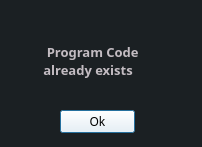
<?xml version="1.0" encoding="UTF-8"?>
<ui version="4.0">
 <class>dlgProgramError2</class>
 <widget class="QDialog" name="dlgProgramError2">
  <property name="geometry">
   <rect>
    <x>0</x>
    <y>0</y>
    <width>202</width>
    <height>147</height>
   </rect>
  </property>
  <property name="minimumSize">
   <size>
    <width>202</width>
    <height>147</height>
   </size>
  </property>
  <property name="maximumSize">
   <size>
    <width>202</width>
    <height>147</height>
   </size>
  </property>
  <property name="windowTitle">
   <string>Error</string>
  </property>
  <property name="styleSheet">
   <string notr="true">background: #1b2023;</string>
  </property>
  <widget class="QLabel" name="txtProgramError2">
   <property name="geometry">
    <rect>
     <x>40</x>
     <y>20</y>
     <width>131</width>
     <height>81</height>
    </rect>
   </property>
   <property name="font">
    <font>
     <family>JetBrains Mono</family>
     <pointsize>10</pointsize>
     <weight>75</weight>
     <bold>true</bold>
    </font>
   </property>
   <property name="styleSheet">
    <string notr="true">color: #c3bcc2;</string>
   </property>
   <property name="text">
    <string>  Program Code 
 already exists</string>
   </property>
  </widget>
  <widget class="QPushButton" name="btnDlgProgramError2">
   <property name="geometry">
    <rect>
     <x>60</x>
     <y>110</y>
     <width>75</width>
     <height>23</height>
    </rect>
   </property>
   <property name="font">
    <font>
     <family>JetBrains Mono</family>
     <pointsize>9</pointsize>
    </font>
   </property>
   <property name="styleSheet">
    <string notr="true">background: white;
</string>
   </property>
   <property name="text">
    <string>Ok</string>
   </property>
  </widget>
 </widget>
 <resources/>
 <connections/>
</ui>
